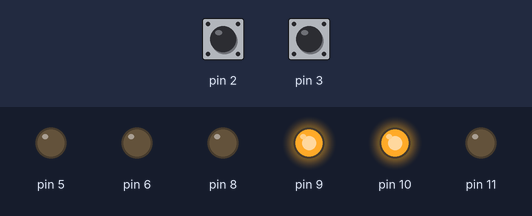
Bench run of a sketch on a simulated Arduino Uno, built with avr-gcc and run on an emulated ATmega328P. On the bench: output pins drawn as LEDs (lit = HIGH). Dashed ring = blinking. Inputs (shaded band) come from the test bench; at power-on: pin 2 HIGH, pin 3 HIGH.

Above: at 1.2 s.
1.3 s: pin 2 pulled LOW for 0.15 s
At 1.53 s:
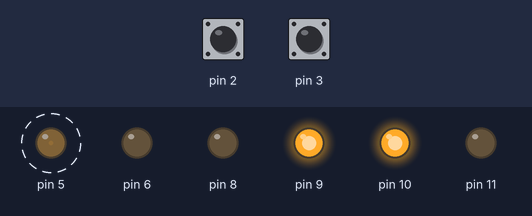
3.0 s: pin 3 pulled LOW for 0.15 s
At 3.25 s:
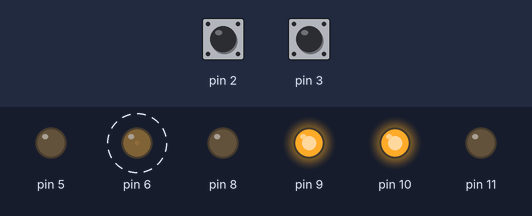
7.7 s: pin 2 pulled LOW for 1 s
At 9.6 s:
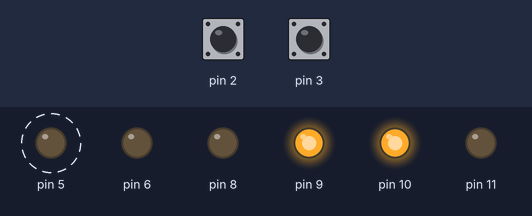
10.3 s: pin 2 pulled LOW for 3.2 s
At 11.6 s:
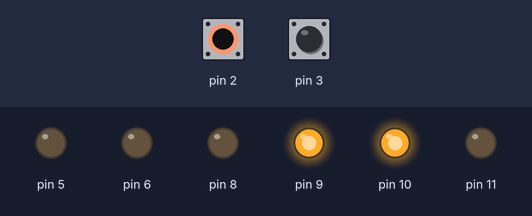
Timing chart, 0 to 15.1 s (numbered marks = the images above; inputs shaded):
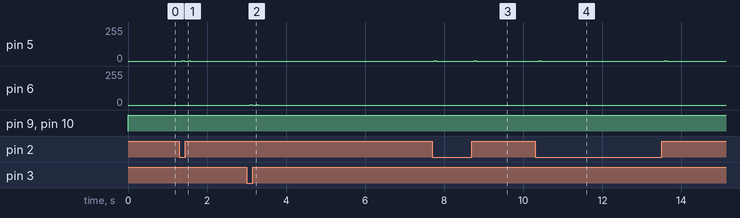

The sketch:

Pi_Arduino.ino
```cpp
#include "motors.h"
//#include "raspberryCom.ino"

// Robot parameters
//const double WHEEL_RADIUS = 0.06425/2;

unsigned int left_enc_count, right_enc_count; // Encoder counts?
unsigned long time_prev, time_now;
double linear_vel = 0;
double angular_vel = 0;
bool newData = false;
unsigned int count_noData = 0;
unsigned int threshold_noData = 10;

// Create motor objects with connections and  parameters
// Arguements: encoder pin, to motor : out1,out2,enable pin,inverse direction,Kp,Ki,Kd
Motor left_motor(3, 10, 11, 6, true, 69.5, 0.31, 0.00045);
Motor right_motor(2, 8, 9, 5, false, 69.5, 0.31, 0.00045);

void setup() {
  // Serial communication initialization
  Serial.begin(9600);

  // Configure interrupt pins for encoders (calls tick_counter on interrupt)
  attachInterrupt(digitalPinToInterrupt(left_motor.ENCODER_PIN), left_tic_counter , CHANGE);
  attachInterrupt(digitalPinToInterrupt(right_motor.ENCODER_PIN), right_tic_counter , CHANGE);
}

void loop() {
  // Function to read and intrepret the serial data received from raspberrypi
  newData = readSerialCmd(linear_vel, angular_vel);

  if (!newData) {
    count_noData++;
  }
  else {
    count_noData = 0;
  }

  if (count_noData > threshold_noData) {
    linear_vel = 0;
    angular_vel = 0;
  }

  // Move Robot - Use below functions to set reference speed and direction of motor.
  left_motor.rotate(linear_vel, angular_vel);
  right_motor.rotate(linear_vel, angular_vel);

  //Serial communication
//  Serial.print("\nSignal Input\n");
//  Serial.print(linear_vel);
//  Serial.print("\t");
//  Serial.println(angular_vel);
//  Serial.print("Wheel velocity\n");
//  Serial.print(left_motor.get_angular_vel());
//  Serial.print("\t");
//  Serial.println(right_motor.get_angular_vel());

  // Defines control loop frequency
  delay(50);
}

// Callback functions when interrupt are triggered by encoders
void left_tic_counter() {
  // Call motor tick counter
  left_motor.tic_counter();
}

void right_tic_counter() {
  // Call motor tick counter
  right_motor.tic_counter();
}
```

motors.h
```cpp
const double MICRO_PER_SEC = 1000000.0; // Time conversion
const double ROBOT_BASE = 0.21/2; // Distance from the center of the car to the wheel (L/2)
const float pi = 3.1415926535897932384626433832795;
const double WHEEL_RADIUS = 0.06425/2;

//Motor Class with different paramters for configuring the connections
class Motor {
private:
  bool INVERSE; // Left/right wheel (CW or CCW rotation)
  double Kp, Ki, Kd; // PID gains
  unsigned long time_prev, time_now = 0; // Sampling times
  double angular_vel = 0; // Current angular velocity of wheel
  double time_diff; // Sampling period
  double now_err = 0, prev_err = 0, integ_err = 0, diff_err = 0; // PID errors
  double TICS_PER_ROTATION = 384; // This can be varied based on interrupt configuration
  int current_pwm = 0; // PWM value

public:
  byte ENCODER_PIN, OUT1, OUT2, ENB; // Pin numbers
  unsigned int tic_count; // Tic counter
  Motor(byte enc_pin, byte out1, byte out2, byte enb, bool inverse,
    double Kp, double Ki, double Kd); // Constructor
  void calc_angular_vel();
  void rotate(double ref, double turn);
  double get_angular_vel();
  void tic_counter();
  void pid_controller(double ref);
};

//Initialize the motor parameters (constructor)
Motor::Motor(byte enc_pin, byte out1, byte out2, byte enb, bool inverse,
  double Kp, double Kd, double Ki){
  this->ENCODER_PIN = enc_pin;
  this->OUT1 = out1;
  this->OUT2 = out2;
  this->ENB = enb;
  this->INVERSE = inverse;
  this->Kp = Kp;
  this->Kd = Kd;
  this->Ki = Ki;
  this->time_prev = micros();
  pinMode(enc_pin, INPUT_PULLUP);
  pinMode(out1, OUTPUT);
  pinMode(out2, OUTPUT);
  pinMode(enb, OUTPUT);
}

// Function to calculate angular velocity
void Motor::calc_angular_vel(){
  // Calculate time difference (seconds)
  time_now = micros();
  time_diff = (time_now - time_prev)/MICRO_PER_SEC;

  // Calcuate angular velocity (degree/s)
  angular_vel = (tic_count/TICS_PER_ROTATION)* 2 * pi/time_diff;

  // Store current time value for next loop
  time_prev = time_now;

  // Clear tic_counter
  tic_count = 0;
}

// Function to rotate the motor, parameters: reference velocity and direction of motor
void Motor::rotate(double ref, double turn) {
      // Calculate the angular velocity (deg/s) of the wheel
  calc_angular_vel();

  // Calcuate the reference angular velocity (straight line condition)
  if (turn == 0) {
    // Calculate PWM value
    pid_controller(ref/WHEEL_RADIUS);
  }
  // Calculate angular velocity of wheel (turning condition)
  else if (INVERSE) {
    pid_controller((ref - turn * ROBOT_BASE)/WHEEL_RADIUS);
  }
  else {
    pid_controller((ref + turn * ROBOT_BASE)/WHEEL_RADIUS);
  }

  // Rotation direction of the motor
  if (INVERSE) {
    digitalWrite(OUT1,HIGH);
    digitalWrite(OUT2,LOW);
  }
  else {
    digitalWrite(OUT1,LOW);
    digitalWrite(OUT2,HIGH);
  }

  // PWM output  for motor
  analogWrite(ENB,current_pwm);
}

// Control algorithm to maintain the speed
void Motor::pid_controller(double ref){
  // Calculate errors
  now_err = ref - angular_vel;
  integ_err = integ_err + now_err;
  diff_err = (now_err - prev_err)/time_diff;

  // Calculate PWM output  for motor
  current_pwm = constrain(Kp * now_err + Ki * integ_err + Kd * diff_err, 0, 255);

  // Store error for next loop
  prev_err = now_err;
}

// Function to read the current angular velocity of motors
double Motor::get_angular_vel(){
  // Return angular velocity
  return angular_vel;
}

// Function to increment the tics for each motor.
void Motor::tic_counter(){
  tic_count++;
}
```

raspberryCom.ino
```cpp
bool readSerialCmd(double &linear_vel, double &angular_vel){
  String inCmd = "";
  String inValue = "";
  bool subCmdPresent = false;
  short int valueCount = 0;
  float values[] = {0,0};

  if(Serial.available() > 0){
    while(Serial.available() > 0){
      int inChar = Serial.read();
      if(inChar==' ' || inChar=='\n'){
      }else if(isDigit(inChar)){
        inValue += (char)inChar;
      }else if( inChar == '.' || inChar == '-'){
        inValue += (char)inChar;
      }else if( inChar == ',' ){
        if (inValue != ""){
          values[valueCount] = inValue.toFloat();
        }
        inValue = "";
        valueCount++;
      }else if(isAscii(inChar)){
        inCmd += (char)inChar;
      }

      if (inChar == '\n'){
        if (inValue != ""){
          values[valueCount] = inValue.toFloat();
        }
        inCmd.replace("\n","");
        inCmd.replace(" ","");

        if (inCmd == "Hi_Arduino" ){
          Serial.println("Hi_Raspberry");
        }else if (inCmd == "setValue"){
          linear_vel = values[0];
          angular_vel = values[1];
          Serial.println("cmd_Ok");
        }else{
          Serial.println("cmd_Error");
        }
      }
    }
    return true;
  }
  else {
    return false;
  }
}
```

Measured:
- after the input at 1.3 s, pin 5: alternates 1/255 for 0.05 s and 0/255 for 0.10 s, 4 changes in all, then stays 0/255, starting after 0.07 s
- after the input at 3.0 s, pin 6: alternates 1/255 for 0.05 s and 0/255 for 0.10 s, 4 changes in all, then stays 0/255, starting after 0.09 s
- after the input at 7.7 s, pin 5: alternates 1/255 for 0.05 s and 0/255 for 0.96 s, starting after 0.05 s
- after the input at 10.3 s, pin 5: alternates 1/255 for 0.05 s and 0/255 for 3.1 s, starting after 0.09 s
